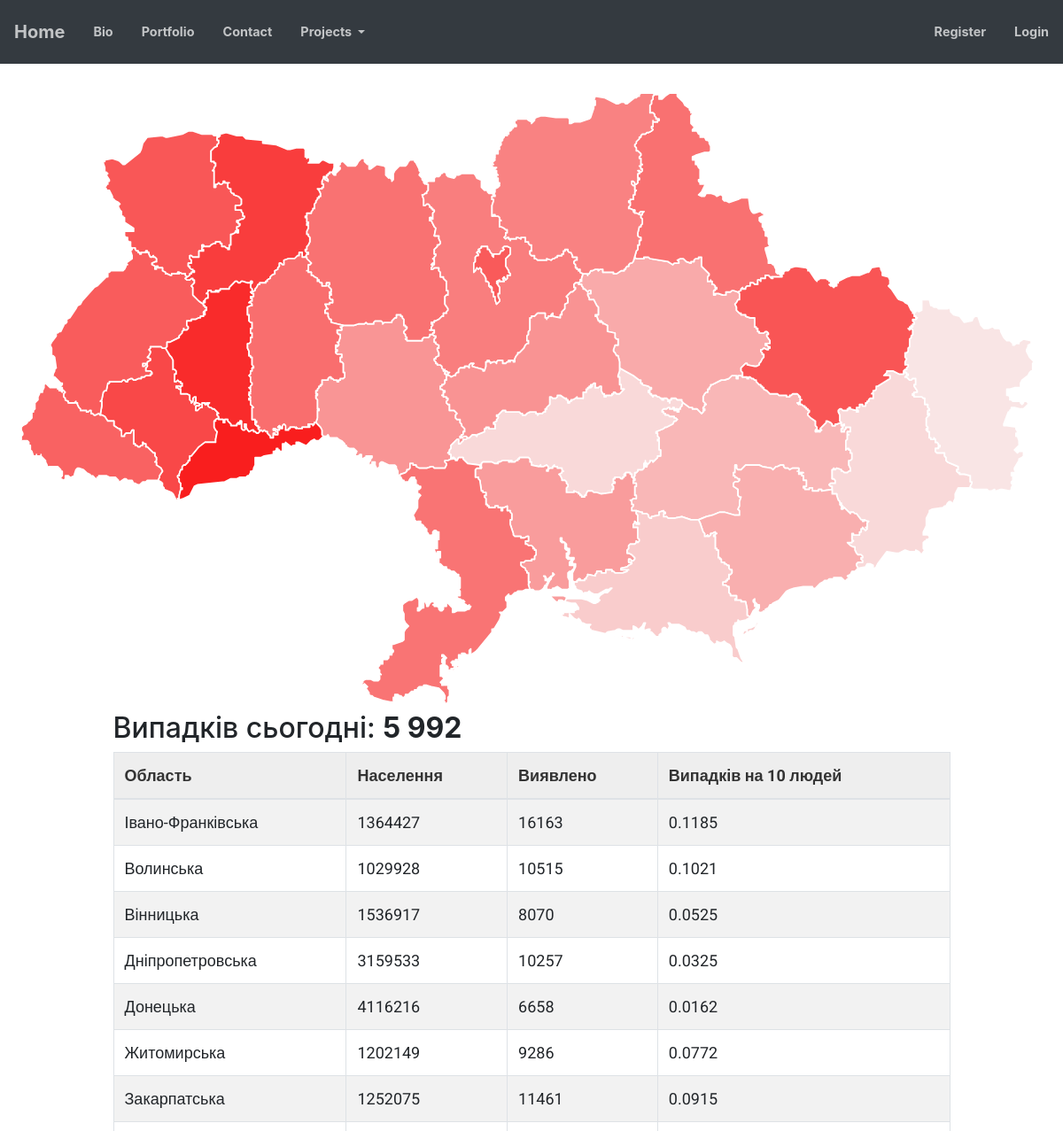
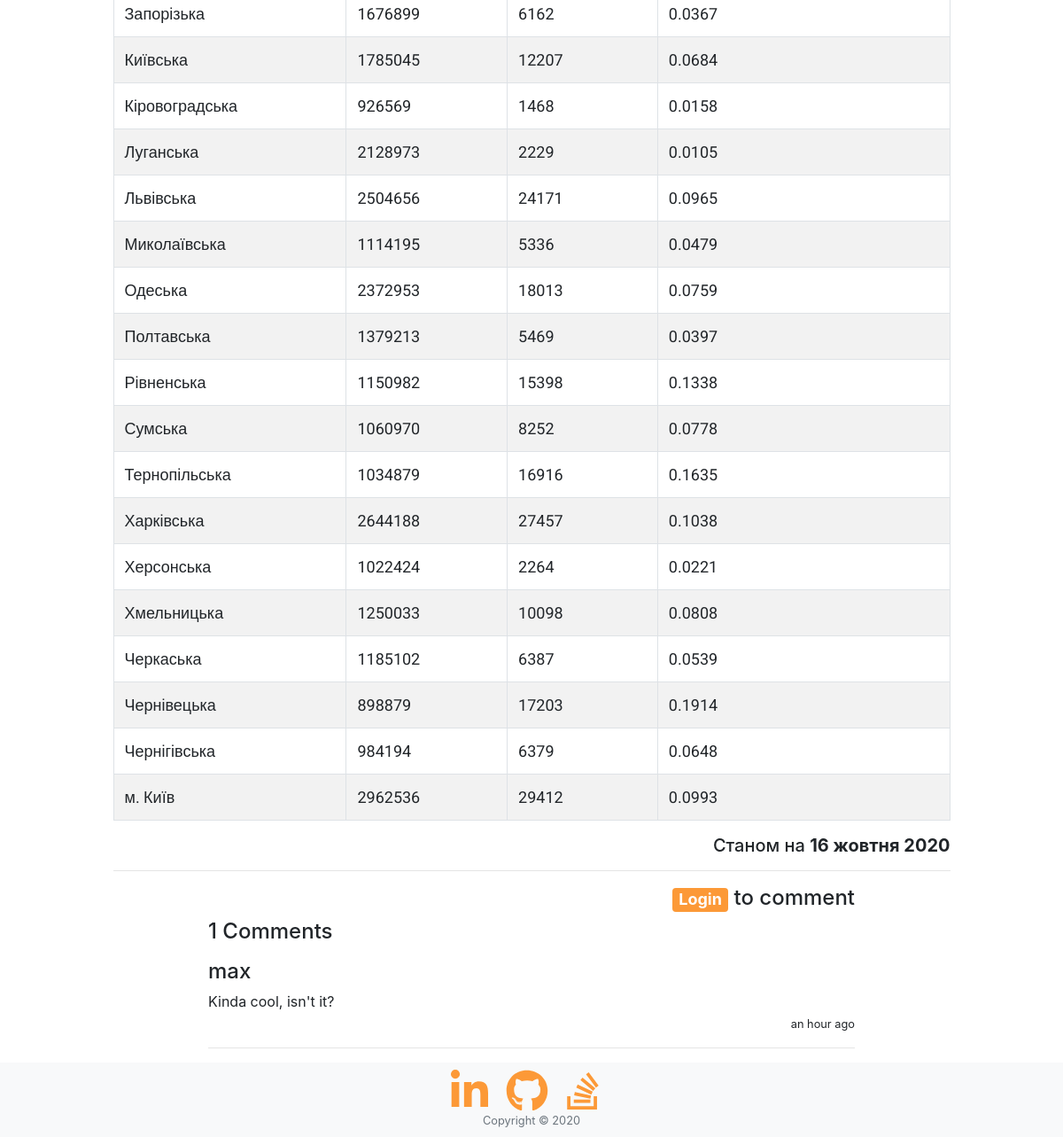
Screenshot of /map/ with the database file from the repository (2 pictures, top to bottom).
### map/models.py (models this page shows, shortened)
class Utility(models.Model):
    title = models.CharField(max_length=100)
    value = models.CharField(max_length=20)

class CasesToday(models.Model):
    region = models.ForeignKey('Population', on_delete=models.CASCADE, null=True)
    cases = models.IntegerField()
    indx = models.FloatField(null=True)
    color = models.FloatField(null=True)

class Population(models.Model):
    region = models.CharField(max_length=100)
    population = models.IntegerField()

class MapComment(models.Model) :
    text = models.TextField(
        validators=[MinLengthValidator(3, "Comment must be greater than 3 characters")]
    )
    owner = models.ForeignKey(settings.AUTH_USER_MODEL, on_delete=models.CASCADE)
    created_at = models.DateTimeField(auto_now_add=True)
    updated_at = models.DateTimeField(auto_now=True)

### map/views.py (the view)
# urls.py: path('', views.MapView.as_view(), name='map'),
class MapView(OwnerDetailView):
    model = Map
    template_name = "map/map.html"
    def get(self, request):
        comments = MapComment.objects.all().order_by('-updated_at')
        comment_form = CommentForm()
        population = Population.objects.all()
        casestoday = CasesToday.objects.all()
        util = Utility.objects.all()
        map = Map.objects.all()
        context = {
        'comments': comments,
        'n': len(comments),
        'comment_form': comment_form,
        'population': population,
        'cases': casestoday,
        'util': util,
        'map': map
        }
        return render(request, self.template_name, context)

### home/context_processors.py (called while the page is built)
def settings(request):
    return {
        'settings': django_settings,
    }

### map/templates/map/map.html (shortened to what this page needs)
{% extends "base_footer.html" %}
{% load humanize %}
{% block content %}
<div class="main">
    <div class="svg-container">
        <svg viewBox="0 0 700 410">
            {% for region in map %}
            <path
                comment="{{ region.region.region }}"
                stroke="#ffffff"
                stroke-opacity="NaN"
                stroke-width="1"
                stroke-linecap="round"
                stroke-linejoin="round"
                fill="rgb(249, {{ region.cases.color }}, {{ region.cases.color }})"
                d="{{ region.data }}"
            ></path>
            {% endfor %}
        </svg>
    </div>
    <div class="data">
        <div class="row">
            <div class="col"></div>
            <div class="col-xs-auto col-lg-10">
                <h2>Випадків сьогодні: <b>{{ util.1.value }}</b></h2>
                <table class="table table-striped table-bordered">
                    <thead>
                        <tr>
                            <th>
                                <span>Область</span>
                            </th>
                            <th>
                                <span>Населення</span>
                            </th>
                            <th>
                                <span>Виявлено</span>
                            </th>
                            <th>
                                <span>Випадків на {{ util.2.value }} людей</span>
                            </th>
                        </tr>
                    </thead>
                    <tbody>
                        {% for i in cases %}
                        <tr>
                            <td><span>{{ i.region.region }}</td>
                            <td><span>{{ i.region.population }}</td>
                            <td><span>{{ i.cases }}</td>
                            <td><span>{{ i.indx }}</td>
                        {% endfor %}
                    </tbody>
                </table>
                <h5 class="text-right">Станом на <b>{{ util.0.value }}</b></h5>
                <hr/>
            </div>
        <div class="col"></div>
        </div>
        <div class="container">
            <div class="row">
                <div class="col"></div>
                    <div class="col-md-12 col-lg-8">
                        <div class="comments">
                            {% if user.is_authenticated %}
                                    {% load crispy_forms_tags %}
                            {% else %}
                                <h4 class="text-right"><a class="badge badge-primary" href="../accounts/login?next={% url 'map:map' %}">Login</a> to comment</h4>
                            {% endif %}
                            <div class="page-header">
                                <h4>{{ n }} Comments</h4>
                            </div>
                            {% for comment in comments %}
                                <p>
                                    <h4 class="media-heading user_name">{{ comment.owner }}</h4>
                                    <div class ="text">
                                        {{ comment.text }}
                                    </div>
                                    <p class="text-right"><small>{{ comment.updated_at|naturaltime }}</small></p>
                                </p>
                                <hr/>
                            {% endfor %}
                            </div>
                        </div>
                <div class="col"></div>
            </div>
        </div>
    </div>
</div>
{% endblock %}

### home/templates/base_bootstrap.html (style rules this page uses)
.main { position: relative; top:100px; margin-bottom: 100px; }

### map/templates/map/map.html (style rules this page uses)
th { background-color: rgb(238, 238, 238); color: rgb(51, 51, 51); font-size: 18px; font-weight: 700; font-family: Roboto, sans-serif; background-position: initial initial; background-repeat: initial initial; }
td { font-size: 18px; }
td span { font-family: Roboto, sans-serif; }
.data { width: 95%; margin: auto; }
.text { overflow-wrap: break-word; }

### rows the page displays
Utility: value "5 992"
Utility: value "10"
CasesToday: region.region "Івано-Франківська", region.population "1364427", cases "16163", indx "0.1185"
CasesToday: region.region "Волинська", region.population "1029928", cases "10515", indx "0.1021"
CasesToday: region.region "Вінницька", region.population "1536917", cases "8070", indx "0.0525"
CasesToday: region.region "Дніпропетровська", region.population "3159533", cases "10257", indx "0.0325"
CasesToday: region.region "Донецька", region.population "4116216", cases "6658", indx "0.0162"
CasesToday: region.region "Житомирська", region.population "1202149", cases "9286", indx "0.0772"
CasesToday: region.region "Закарпатська", region.population "1252075", cases "11461", indx "0.0915"
CasesToday: region.region "Запорізька", region.population "1676899", cases "6162", indx "0.0367"
CasesToday: region.region "Київська", region.population "1785045", cases "12207", indx "0.0684"
CasesToday: region.region "Кіровоградська", region.population "926569", cases "1468", indx "0.0158"
CasesToday: region.region "Луганська", region.population "2128973", cases "2229", indx "0.0105"
CasesToday: region.region "Львівська", region.population "2504656", cases "24171", indx "0.0965"
CasesToday: region.region "Миколаївська", region.population "1114195", cases "5336", indx "0.0479"
CasesToday: region.region "Одеська", region.population "2372953", cases "18013", indx "0.0759"
CasesToday: region.region "Полтавська", region.population "1379213", cases "5469", indx "0.0397"
CasesToday: region.region "Рівненська", region.population "1150982", cases "15398", indx "0.1338"
CasesToday: region.region "Сумська", region.population "1060970", cases "8252", indx "0.0778"
CasesToday: region.region "Тернопільська", region.population "1034879", cases "16916", indx "0.1635"
CasesToday: region.region "Харківська", region.population "2644188", cases "27457", indx "0.1038"
CasesToday: region.region "Херсонська", region.population "1022424", cases "2264", indx "0.0221"
CasesToday: region.region "Хмельницька", region.population "1250033", cases "10098", indx "0.0808"
CasesToday: region.region "Черкаська", region.population "1185102", cases "6387", indx "0.0539"
CasesToday: region.region "Чернівецька", region.population "898879", cases "17203", indx "0.1914"
CasesToday: region.region "Чернігівська", region.population "984194", cases "6379", indx "0.0648"
CasesToday: region.region "м. Київ", region.population "2962536", cases "29412", indx "0.0993"
Utility: value "16 жовтня 2020"
MapComment: owner "max", text "Kinda cool, isn't it?", updated_at "an hour ago"

### other values shown
{{ n }} "1"
